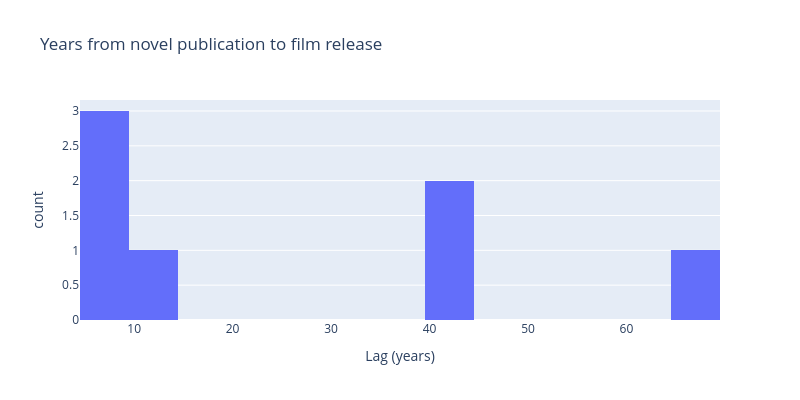

This figure's notebook cell:
### Markdown cell above
## 5  Adaptation lag — novel pub year vs film release year

For films with a `based_on` field, try to find the source novel in the novels table
and measure how many years elapsed before the film was made.

### Code cell
adapted_films = films.dropna(subset=["based_on", "release_year"]).copy()

# Fuzzy match: find novels whose title appears in the based_on string
novel_lookup = novels.dropna(subset=["pub_year", "title"]).set_index("title")["pub_year"]

lags = []
for _, row in adapted_films.iterrows():
    based = str(row["based_on"]).lower()
    for title, pub_year in novel_lookup.items():
        if len(title) > 4 and title.lower() in based:
            lag = int(row["release_year"]) - int(pub_year)
            if 0 <= lag <= 80:
                lags.append({"film": row["title"], "novel": title,
                             "pub_year": int(pub_year),
                             "release_year": int(row["release_year"]),
                             "lag_years": lag})
            break

lag_df = pd.DataFrame(lags).sort_values("lag_years")
print(f"Matched {len(lag_df):,} novel→film adaptations")

if len(lag_df) > 5:
    fig = px.histogram(
        lag_df, x="lag_years", nbins=30,
        title="Years from novel publication to film release",
        labels={"lag_years": "Lag (years)"},
        width=800, height=400,
    )
    fig.show()
    display(lag_df.head(20))

### Figure 1 — Plotly figure (JSON) as saved in the notebook; plotly's stock layout.template omitted (floating-point values rounded to 4 significant figures)
{"data": [{"bingroup": "x", "hovertemplate": "Lag (years)=%{x}<br>count=%{y}<extra></extra>", "legendgroup": "", "marker": {"color": "#636efa", "pattern": {"shape": ""}}, "name": "", "nbinsx": 30, "orientation": "v", "showlegend": false, "type": "histogram", "x": [5, 6, 7, 11, 41, 43, 67], "xaxis": "x", "yaxis": "y"}], "layout": {"barmode": "relative", "height": 400, "legend": {"tracegroupgap": 0}, "title": {"text": "Years from novel publication to film release"}, "width": 800, "xaxis": {"anchor": "y", "domain": [0, 1], "title": {"text": "Lag (years)"}}, "yaxis": {"anchor": "x", "domain": [0, 1], "title": {"text": "count"}}}}
